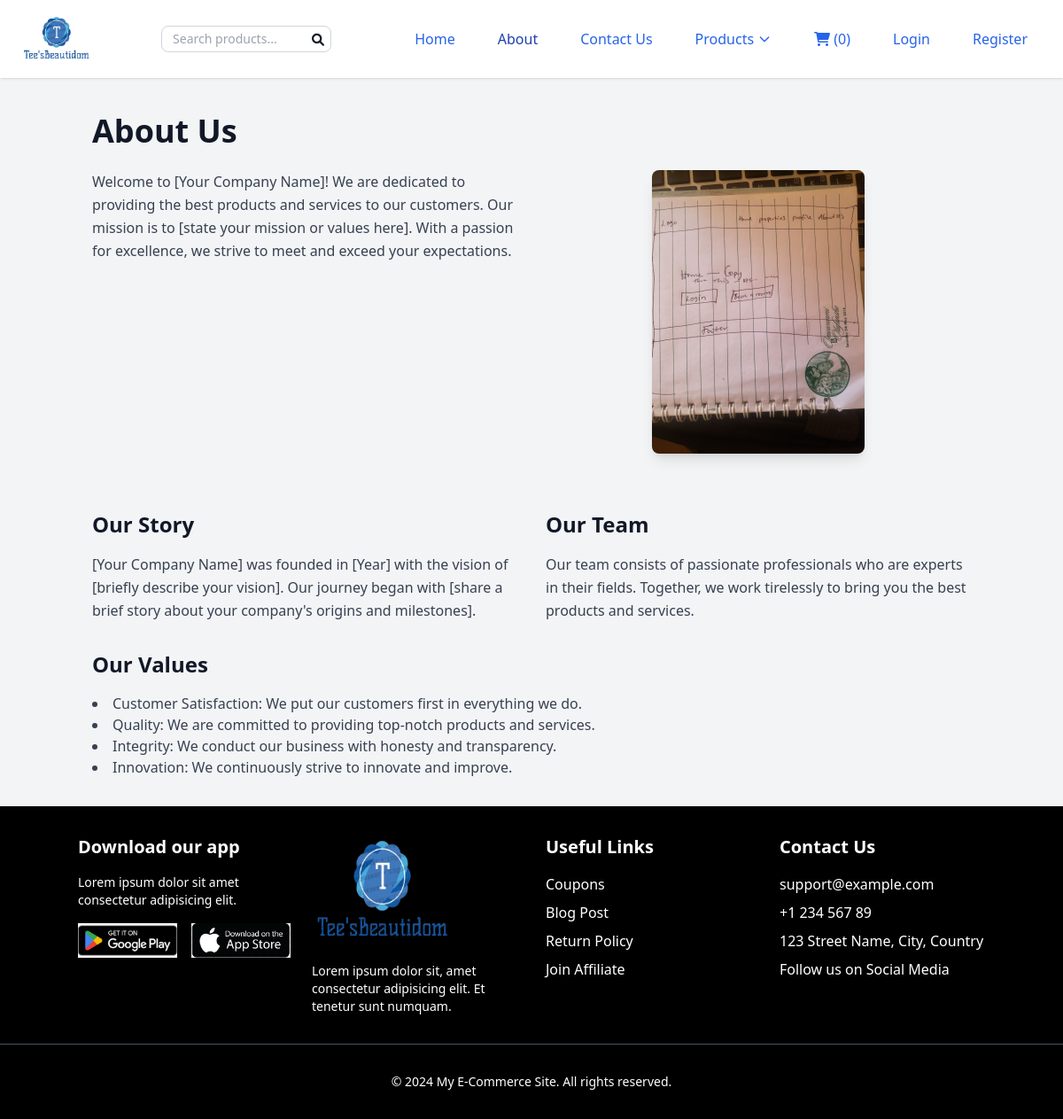
The page /about/ on the database its author committed.
### core/models.py (models this page shows, shortened)
class AboutPage(models.Model):
    title = models.CharField(max_length=100, default='About Us')
    content = models.TextField()
    background_image = models.ImageField(upload_to='backgrounds/', blank=True, null=True)
    class Meta:
        verbose_name = 'About Page'
        verbose_name_plural = 'About Pages'

### core/views.py (the view)
# urls.py: path('about/', views.about, name='about'),
def about(request):
    page = AboutPage.objects.first()  # Assuming there is only one AboutPage entry
    return render(request, 'core/about.html', {'page': page})

### order/context_processors.py (called while the page is built)
def cart_item_count(request):
    cart = request.session.get('cart', {})
    item_count = sum(cart.values())
    return {'cart_item_count': item_count}

### product/context_processors.py (called while the page is built)
def categories_processor(request):
    return {
        'categories': Category.objects.all()
    }

### core/templates/core/about.html (shortened to what this page needs)
{% extends 'base.html' %}
{% block content %}
    <div class="container mx-auto py-8 px-4">
        <h1 class="text-4xl font-bold mb-6">{{ page.title }}</h1>
        <div class="grid grid-cols-1 md:grid-cols-2 gap-8">
            <div>
                <p class="text-gray-700 leading-relaxed mb-8">{{ page.content }}</p>
            </div>
            {% if page.background_image %}
            <div class="flex justify-center mb-8">
                <img src="{{ page.background_image.url }}" alt="Background" class="rounded-lg shadow-lg object-cover max-w-full h-auto md:max-h-80">
            </div>
            {% endif %}
        </div>
        <div class="grid grid-cols-1 md:grid-cols-2 gap-8 mt-8">
            <div>
                <h2 class="text-2xl font-semibold mb-4">Our Story</h2>
                <p class="text-gray-700 leading-relaxed">
                    [Your Company Name] was founded in [Year] with the vision of [briefly describe your vision]. Our journey began with [share a brief story about your company's origins and milestones].
                </p>
            </div>
            <div>
                <h2 class="text-2xl font-semibold mb-4">Our Team</h2>
                <p class="text-gray-700 leading-relaxed">
                    Our team consists of passionate professionals who are experts in their fields. Together, we work tirelessly to bring you the best products and services.
                </p>
            </div>
        </div>
        <div class="mt-8">
            <h2 class="text-2xl font-semibold mb-4">Our Values</h2>
            <ul class="list-disc list-inside text-gray-700">
                <li>Customer Satisfaction: We put our customers first in everything we do.</li>
                <li>Quality: We are committed to providing top-notch products and services.</li>
                <li>Integrity: We conduct our business with honesty and transparency.</li>
                <li>Innovation: We continuously strive to innovate and improve.</li>
            </ul>
        </div>
    </div>
{% endblock %}

### rows shown on the page
AboutPage: title "About Us", content "Welcome to [Your Company Name]! We are dedicated to providing the best products and services to our customers. Our mission is to [state your mission or values here]. With a passion for excellence, we strive to meet and exceed your expectations.", background_image (picture)

### other values the page prints
{{ cart_item_count }} "0"
